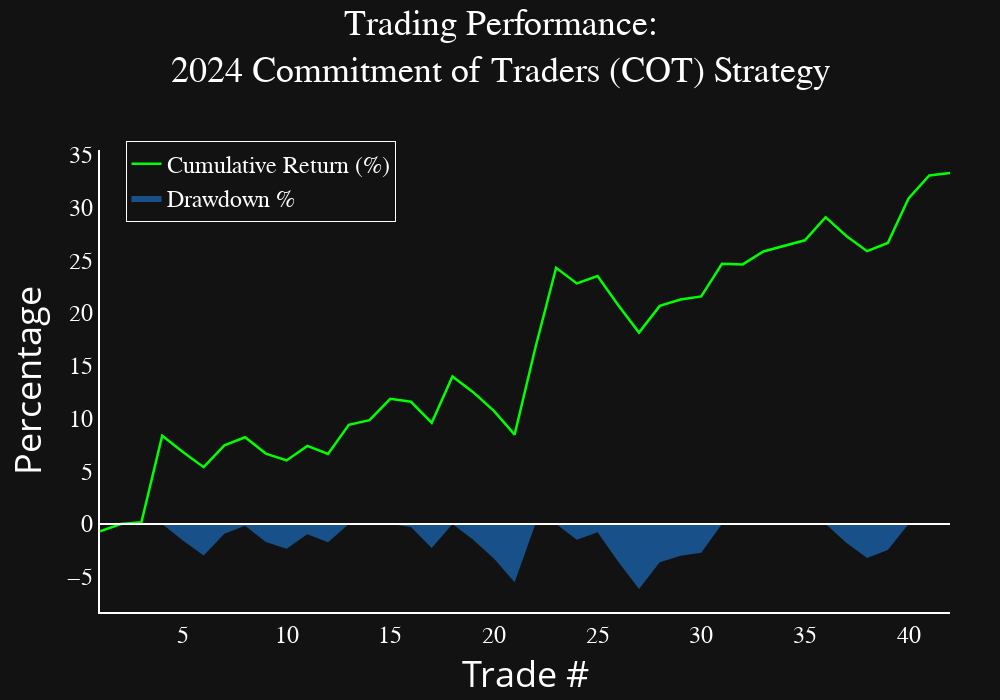

The notebook cell saved with this chart:
### Code cell
import pandas as pd
import plotly.graph_objects as go

# Define custom colors
background_color = "#121212"  # Dark mode background
equity_color = "#00FF00"  # Lime green for equity curve
drawdown_color = "#1E90FF"  # Blue for drawdown area
text_color = "#FFFFFF"  # White for labels, numbers, and borders
axis_line_color = "#FFFFFF"  # White axis lines

# Load the Excel file
file_path = r"C:\Users\joshc\CMR 2024 Returns.xlsx"  # Adjust path as needed
df = pd.read_excel(file_path)

# Calculate cumulative returns as percentage
df['Cumulative Return %'] = ((1 + df['Percent Return']).cumprod() - 1) * 100

# Calculate drawdown percentage (kept negative for positioning below x-axis)
df['Peak'] = df['Cumulative Return %'].cummax()
df['Drawdown %'] = df['Cumulative Return %'] - df['Peak']

# Create the figure with dark mode styling
fig = go.Figure()

# Add Cumulative Return (Above X-Axis)
fig.add_trace(go.Scatter(
    x=df['Trade #'], 
    y=df['Cumulative Return %'], 
    mode='lines', 
    name='Cumulative Return (%)',
    line=dict(color=equity_color, width=2.5),
    hovertemplate="%{y:.2f}"  # Removes Trade # from the Cumulative Return line
))

# Add Drawdown as a Full Mountain Area Chart (Below X-Axis)
fig.add_trace(go.Scatter(
    x=df['Trade #'], 
    y=df['Drawdown %'],  # This is already negative, so it will appear below the x-axis
    mode='lines', 
    name='Drawdown %',
    fill='tozeroy',  # Converts it into a mountain-style area chart
    line=dict(color=drawdown_color, width=0),  # No line, just fill
    hovertemplate="%{y:.2f}"  # Simplified hover info, only value
))

# Find chart boundaries for annotation placement
y_max = df['Cumulative Return %'].max() * 0.9  # 90% of the highest value
y_min = df['Drawdown %'].min() * 1.1  # 110% of the lowest value

# Adjustments for title and legend placement
fig.update_layout(
    title=dict(
        text="Trading Performance:<br>2024 Commitment of Traders (COT) Strategy",
        font=dict(family="Arial Black", size=36, color=text_color),  # Same size as axes
        x=0.5,  # Centers the title
        xanchor="center",
        y=0.95  # Moves title slightly down to prevent cutoff
    ),
    xaxis=dict(
        title="Trade #",
        title_font=dict(size=36, color=text_color),  # Larger & white axis title
        tickfont=dict(family="Arial", size=24, color=text_color),  # Doubled font size
        showgrid=False,  # Removes x-axis grid
        zeroline=False,  # Removes zero reference line
        showline=True,  # Shows the axis line
        linecolor=axis_line_color,  # White axis line
        linewidth=2
    ),
    yaxis=dict(
        title="Percentage",
        title_font=dict(size=36, color=text_color),  # Larger y-axis title
        tickfont=dict(family="Arial", size=24, color=text_color),  # Doubled font size
        showgrid=False,  # Removes y-axis grid
        zeroline=False,  # Removes zero reference line
        showline=True,  # Shows the axis line
        linecolor=axis_line_color,  # White axis line
        linewidth=2
    ),
    shapes=[
        # White horizontal line at y=0
        dict(
            type="line",
            xref="paper", yref="y",
            x0=0, x1=1, y0=0, y1=0,  # Line spans entire x-axis
            line=dict(color="white", width=2)  # White line
        )
    ],
    plot_bgcolor=background_color,  # Dark background
    paper_bgcolor=background_color,  # Dark background
    hovermode="x unified",  # Enables a single crosshair for both traces
    height=700, 
    width=1000,
    margin=dict(l=100, r=50, t=150, b=80),  # Adjusted top margin to prevent overlap
    legend=dict(
        font=dict(family="Arial", size=24, color=text_color),  # Doubled font size
        bgcolor=background_color,
        bordercolor=text_color,
        borderwidth=1,
        yanchor="top",  # Aligns legend to match top of Y-axis white line
        y=1.02,  # Moves legend slightly down
        xanchor="left",
        x=0.03  # Keeps legend near the Y-axis
    )
)
# At the very end:
fig.write_html("index.html")  # Save as interactive HTML
fig.show()  # Show locally

### Figure 1 — Plotly figure (JSON) as saved in the notebook; plotly's stock layout.template omitted (floating-point values rounded to 4 significant figures)
{"data": [{"hovertemplate": "%{y:.2f}", "line": {"color": "#00FF00", "width": 2.5}, "mode": "lines", "name": "Cumulative Return (%)", "type": "scatter", "x": [1, 2, 3, 4, 5, 6, 7, 8, 9, 10, 11, 12, 13, 14, 15, 16, 17, 18, 19, 20, 21, 22, 23, 24, 25, 26, 27, 28, 29, 30, 31, 32, 33, 34, 35, 36, 37, 38, 39, 40, 41, 42], "y": [-0.6784, 0.0009597, 0.1864, 8.376, 6.821, 5.39, 7.453, 8.224, 6.677, 6.032, 7.409, 6.647, 9.408, 9.844, 11.87, 11.58, 9.599, 13.98, 12.5, 10.72, 8.476, 16.71, 24.28, 22.8, 23.5, 20.72, 18.14, 20.66, 21.27, 21.56, 24.65, 24.6, 25.82, 26.34, 26.88, 29.07, 27.29, 25.85, 26.62, 30.84, 33.02, 33.24]}, {"fill": "tozeroy", "hovertemplate": "%{y:.2f}", "line": {"color": "#1E90FF", "width": 0}, "mode": "lines", "name": "Drawdown %", "type": "scatter", "x": [1, 2, 3, 4, 5, 6, 7, 8, 9, 10, 11, 12, 13, 14, 15, 16, 17, 18, 19, 20, 21, 22, 23, 24, 25, 26, 27, 28, 29, 30, 31, 32, 33, 34, 35, 36, 37, 38, 39, 40, 41, 42], "y": [0, 0, 0, 0, -1.555, -2.986, -0.9229, -0.1519, -1.699, -2.344, -0.9672, -1.728, 0, 0, 0, -0.283, -2.266, 0, -1.489, -3.265, -5.509, 0, 0, -1.482, -0.7771, -3.558, -6.138, -3.613, -3.01, -2.716, 0, -0.05644, 0, 0, 0, 0, -1.779, -3.218, -2.448, 0, 0, 0]}], "layout": {"height": 700, "hovermode": "x unified", "legend": {"bgcolor": "#121212", "bordercolor": "#FFFFFF", "borderwidth": 1, "font": {"color": "#FFFFFF", "family": "Arial", "size": 24}, "x": 0.03, "xanchor": "left", "y": 1.02, "yanchor": "top"}, "margin": {"b": 80, "l": 100, "r": 50, "t": 150}, "paper_bgcolor": "#121212", "plot_bgcolor": "#121212", "shapes": [{"line": {"color": "white", "width": 2}, "type": "line", "x0": 0, "x1": 1, "xref": "paper", "y0": 0, "y1": 0, "yref": "y"}], "title": {"font": {"color": "#FFFFFF", "family": "Arial Black", "size": 36}, "text": "Trading Performance:<br>2024 Commitment of Traders (COT) Strategy", "x": 0.5, "xanchor": "center", "y": 0.95}, "width": 1000, "xaxis": {"autorange": true, "linecolor": "#FFFFFF", "linewidth": 2, "range": [1, 42], "showgrid": false, "showline": true, "tickfont": {"color": "#FFFFFF", "family": "Arial", "size": 24}, "title": {"font": {"color": "#FFFFFF", "size": 36}, "text": "Trade #"}, "type": "linear", "zeroline": false}, "yaxis": {"autorange": true, "linecolor": "#FFFFFF", "linewidth": 2, "range": [-8.326, 35.43], "showgrid": false, "showline": true, "tickfont": {"color": "#FFFFFF", "family": "Arial", "size": 24}, "title": {"font": {"color": "#FFFFFF", "size": 36}, "text": "Percentage"}, "type": "linear", "zeroline": false}}}
